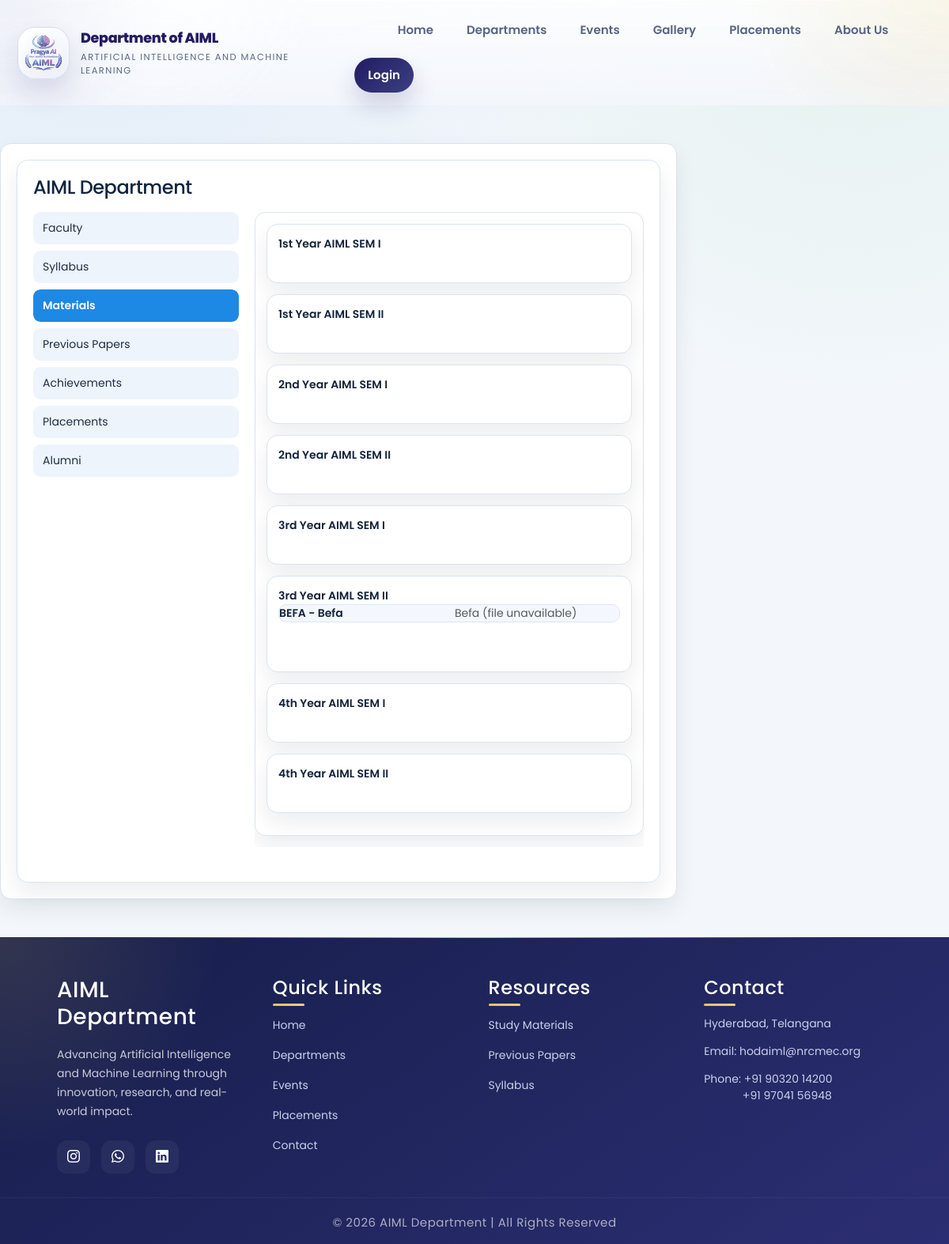
Page /public/pages/Academics/materials.php on the committed database.
### tables this page shows
CREATE TABLE `class` (
  `id` int(11) NOT NULL,
  `class_code` varchar(500) NOT NULL,
  `class_name` varchar(500) NOT NULL
);

CREATE TABLE `subjects` (
  `id` int(11) NOT NULL,
  `sub_code` varchar(500) NOT NULL,
  `sub_name` varchar(500) NOT NULL,
  `class_id` int(11) NOT NULL,
  `batch_id` int(11) NOT NULL DEFAULT 0
);

CREATE TABLE `materials` (
  `id` int(11) NOT NULL,
  `sub_id` varchar(500) NOT NULL,
  `material_name` varchar(500) NOT NULL,
  `mater_file` varchar(500) NOT NULL
);

### libraries/mysql.class.php (called while the page is built, shortened)
<?php
class DataBasePDO
{
	private static $hostname	=  DB_SERVER;
	private static $username	=  DB_USER;
	private static $password	=  DB_PASS;
	private static $dbname		=  DB_DATABASE;
	private static $instance 	= FALSE;
	private $db;
	public $fetch_mode 			= PDO::FETCH_ASSOC;
	private $last_statement		= NULL;
 	public function __construct($connect = true, $dataBase = null, $server = null,$userName = null, $passWord = null){
			$this->db = self::$instance;
 			return self::$instance;
 	}
	public function connectToDB(){
			$dns='mysql:host='.self::$hostname.';dbname='.self::$dbname;
	    	self::$instance = new PDO($dns, self::$username, self::$password);
	    	self::$instance->setAttribute(PDO::ATTR_ERRMODE, PDO::ERRMODE_EXCEPTION);
	    	self::$instance->setAttribute(PDO::ATTR_DEFAULT_FETCH_MODE, PDO::FETCH_ASSOC);
	    	$this->db = self::$instance;
	}
	public function executeQuery($sqlQuery = NULL){
			try {
				$this->affected_row = $this->db->exec($sqlQuery);
				return $this->affected_row;
			}
			catch (PDOException $e){
				$this->logDatabaseError($e);
				return false;
			}
	}
	public function getOnePrepared($sqlQuery = NULL, $params = array()){
			if (!$this->internalPreparedQuery($sqlQuery, $params)){
				return false;
			}
			$result = $this->last_statement->fetch();
			return $result;
	}
	public function getAllResults($sqlQuery = NULL){
			if (!$this->internalQuery($sqlQuery)){
				return array();
			}
			$result = $this->last_statement->fetchAll();
			return $result;
	}
	public function internalQuery($sqlQuery = NULL){
			try {
				$stmt = $this->db->query($sqlQuery);
				$stmt->setFetchMode($this->fetch_mode);
				$this->last_statement = $stmt;
				return TRUE;
			}
			catch (PDOException $e){
				$this->logDatabaseError($e);
				return false;
			}
	}
	public function internalPreparedQuery($sqlQuery = NULL, $params = array()){
			try {
				$stmt = $this->db->prepare($sqlQuery);
				$stmt->execute($params);
				$stmt->setFetchMode($this->fetch_mode);
				$this->last_statement = $stmt;
				return TRUE;
			}
			catch (PDOException $e){
				$this->logDatabaseError($e);
				return false;
			}
	}
}
?>

### libraries/functions.class.php (called while the page is built, shortened)
<?php
	include_once("mysql.class.php");
 	class DataFunctions {
 		public $dbObj;
 		public function __construct(){
 			$this->dbObj = new DataBasePDO();
			try { $this->ensureAdminSchema(); } catch (Exception $e) {}
			try { $this->ensureModernAuthSchema(); } catch (Exception $e) {}
			try { $this->ensureStaffAuthSchema(); } catch (Exception $e) {}
			try { $this->ensureEventSchema(); } catch (Exception $e) {}
 		}
	private function assertSafeIdentifier($identifier){
		$identifier = trim((string)$identifier);
		return $identifier;
	}
	private function ensureUsersRoleSchema(){
		$usersTable = $this->assertSafeIdentifier(TB_USERS);
		if ($this->tableHasColumn($usersTable, 'role')) {
			return;
		}
		$this->dbObj->executeQuery("ALTER TABLE `".$usersTable."` ADD COLUMN `role` ENUM('student','alumni','admin') NOT NULL DEFAULT 'student'");
		$this->dbObj->executeQuery('CREATE INDEX `idx_users_role` ON `'.$usersTable.'` (`role`)');
	}
	private function ensureModernAuthSchema(){
		$this->ensureColumnDefinition(ADMIN_TABLE, 'last_access', "timestamp NULL DEFAULT NULL COMMENT 'customer login time and date is stored'");
		$this->ensureColumnDefinition(TB_USERS, 'password', "varchar(255) NOT NULL COMMENT 'user password is stored'");
		$this->ensureColumnDefinition(ADMIN_TABLE, 'password', "varchar(255) NOT NULL COMMENT 'customer password is stored'");
		$this->ensureColumnDefinition(TB_USERS, 'address', "varchar(255) NOT NULL COMMENT 'user address is stored'");
		$this->ensureColumnDefinition(ADMIN_TABLE, 'address', "varchar(255) NOT NULL COMMENT 'customer address is stored'");
	}
	private function ensureStaffAuthSchema(){
		$table = $this->assertSafeIdentifier(TB_STAFF);
		$idColumn = $this->dbObj->getOnePrepared(
			"SELECT COLUMN_KEY, EXTRA
			 FROM information_schema.COLUMNS
			 WHERE TABLE_SCHEMA = DATABASE()
			   AND TABLE_NAME = :table_name
			   AND COLUMN_NAME = 'id'
			 LIMIT 1",
			array(':table_name' => $table)
		);
		if (!empty($idColumn)) {
			$columnKey = strtoupper((string)($idColumn['COLUMN_KEY'] ?? ''));
			$extra = strtolower((string)($idColumn['EXTRA'] ?? ''));
			if ($columnKey === 'PRI' && strpos($extra, 'auto_increment') === false) {
				$this->dbObj->executeQuery('ALTER TABLE `'.$table.'` MODIFY `id` int(11) NOT NULL AUTO_INCREMENT');
			}
		}
		$columnCheck = $this->dbObj->getAllResults('SHOW COLUMNS FROM `'.$table.'` LIKE "password"');
		if (empty($columnCheck)) {
			$this->dbObj->executeQuery('ALTER TABLE `'.$table.'` ADD COLUMN `password` varchar(255) NOT NULL DEFAULT "" AFTER `e_mail`');
		} else {
			$this->ensureColumnDefinition($table, 'password', "varchar(255) NOT NULL DEFAULT ''");
		}
	}
	private function ensureAdminSchema(){
		$table = $this->assertSafeIdentifier(ADMIN_TABLE);
		try {
			$this->dbObj->executeQuery(
				"UPDATE `".$table."`
				 SET `last_access` = NULL
				 WHERE CAST(`last_access` AS CHAR(19)) = '0000-00-00 00:00:00'"
			);
		} catch (Exception $e) {}
		$this->ensureColumnDefinition($table, 'last_access', "timestamp NULL DEFAULT NULL COMMENT 'customer login time and date is stored'");
		$this->ensurePrimaryAutoIncrementId($table);
	}
	private function ensureAchievementsSchema(){
		$table = $this->assertSafeIdentifier(TB_ACHIEVEMENTS);
		$this->dbObj->executeQuery(
			'CREATE TABLE IF NOT EXISTS `'.$table.'` (
				`id` int(11) NOT NULL AUTO_INCREMENT,
				`category_id` tinyint(4) NOT NULL,
				`achievement_desc` blob NOT NULL,
				PRIMARY KEY (`id`)
			) ENGINE=InnoDB DEFAULT CHARSET=latin1'
		);
	}
	private function ensureGallerySchema(){
		$categoryTable = $this->assertSafeIdentifier(TB_GALLERY_CATEGORY);
		$createSql = "CREATE TABLE IF NOT EXISTS `".$categoryTable."` (
			`id` int(11) NOT NULL AUTO_INCREMENT,
			`category_name` varchar(500) NOT NULL,
			`linked_event_id` int(11) DEFAULT NULL,
			`sort_order` int(11) NOT NULL DEFAULT 0,
			`is_active` tinyint(4) NOT NULL DEFAULT 1,
			PRIMARY KEY (`id`)
		) ENGINE=InnoDB DEFAULT CHARSET=latin1";
		$this->dbObj->executeQuery($createSql);
	}
	private function ensureEventSchema(){
		$eventTypesTable = $this->assertSafeIdentifier(TB_EVENT_TYPES);
		$eventsTable = $this->assertSafeIdentifier(TB_EVENTS);
		$this->dbObj->executeQuery(
			'CREATE TABLE IF NOT EXISTS `'.$eventTypesTable.'` (
				`id` int(11) NOT NULL AUTO_INCREMENT,
				`event_type` varchar(255) NOT NULL,
				PRIMARY KEY (`id`)
			) ENGINE=InnoDB DEFAULT CHARSET=latin1'
		);
		$this->dbObj->executeQuery(
			'CREATE TABLE IF NOT EXISTS `'.$eventsTable.'` (
				`id` int(11) NOT NULL AUTO_INCREMENT,
				`event_type_id` int(11) NOT NULL DEFAULT 0,
				`event_name` varchar(255) NOT NULL DEFAULT \'\',
				`event_desc` text NOT NULL,
				`event_address` text NOT NULL,
				`event_date` date NOT NULL,
				`reg_frm_date` date NULL DEFAULT NULL,
				`reg_to_date` date NULL DEFAULT NULL,
				`is_registration` tinyint(1) NOT NULL DEFAULT 0,
				PRIMARY KEY (`id`)
			) ENGINE=InnoDB DEFAULT CHARSET=latin1'
		);
		$this->ensurePrimaryAutoIncrementId($eventTypesTable);
	}
	private function ensurePrimaryAutoIncrementId($table){
		$table = $this->assertSafeIdentifier($table);
		$idColumn = $this->dbObj->getOnePrepared(
			"SELECT COLUMN_KEY, EXTRA
			 FROM information_schema.COLUMNS
			 WHERE TABLE_SCHEMA = DATABASE()
			   AND TABLE_NAME = :table_name
			   AND COLUMN_NAME = 'id'
			 LIMIT 1",
			array(':table_name' => $table)
		);
		$columnKey = strtoupper((string)($idColumn['COLUMN_KEY'] ?? ''));
		$extra = strtolower((string)($idColumn['EXTRA'] ?? ''));
		if ($columnKey !== 'PRI') {
			$primaryKey = $this->dbObj->getAllResults('SHOW INDEX FROM `'.$table.'` WHERE Key_name = "PRIMARY"');
			if (empty($primaryKey)) {
				$this->dbObj->executeQuery('ALTER TABLE `'.$table.'` ADD PRIMARY KEY (`id`)');
			}
		}
		if (strpos($extra, 'auto_increment') === false) {
			$this->dbObj->executeQuery('ALTER TABLE `'.$table.'` MODIFY `id` int(11) NOT NULL AUTO_INCREMENT');
		}
	}
	private function ensurePlacementsSchema(){
		$table = $this->assertSafeIdentifier(TB_PLACEMENTS);
		$statsTable = $this->assertSafeIdentifier(TB_PLACEMENT_STATS);
		$this->dbObj->executeQuery(
			'CREATE TABLE IF NOT EXISTS `'.$table.'` (
				`id` int(11) NOT NULL AUTO_INCREMENT,
				`category_id` tinyint(4) NOT NULL,
				`placement_desc` blob NOT NULL,
				PRIMARY KEY (`id`)
			) ENGINE=InnoDB DEFAULT CHARSET=latin1'
		);
		$this->dbObj->executeQuery(
			'CREATE TABLE IF NOT EXISTS `'.$statsTable.'` (
				`id` int(11) NOT NULL AUTO_INCREMENT,
				`students_placed` varchar(50) NOT NULL DEFAULT \'\',
				`companies_visited` varchar(50) NOT NULL DEFAULT \'\',
				`highest_package` varchar(50) NOT NULL DEFAULT \'\',
				`average_package` varchar(50) NOT NULL DEFAULT \'\',
				`updated_at` timestamp NOT NULL DEFAULT CURRENT_TIMESTAMP ON UPDATE CURRENT_TIMESTAMP,
				PRIMARY KEY (`id`)
			) ENGINE=InnoDB DEFAULT CHARSET=latin1'
		);
	}
	private function tableHasColumn($table, $columnName){
		$table = $this->assertSafeIdentifier($table);
		$columnName = $this->assertSafeIdentifier($columnName);
		$result = $this->dbObj->getAllResults('SHOW COLUMNS FROM `'.$table.'` LIKE "'.$columnName.'"');
		return !empty($result);
	}
	private function ensureColumnDefinition($table, $columnName, $definition){
		$table = $this->assertSafeIdentifier($table);
		$columnName = $this->assertSafeIdentifier($columnName);
		$definition = trim((string)$definition);
		$checkSql = "SELECT COLUMN_TYPE, IS_NULLABLE, COLUMN_DEFAULT
					 FROM information_schema.COLUMNS
					 WHERE TABLE_SCHEMA = DATABASE()
					   AND TABLE_NAME = :table_name
					   AND COLUMN_NAME = :column_name
					 LIMIT 1";
		$result = $this->dbObj->getOnePrepared($checkSql, array(
			':table_name' => $table,
			':column_name' => $columnName
		));
		$currentType = strtolower((string)($result['COLUMN_TYPE'] ?? ''));
		if ($columnName === 'password' && strpos($currentType, 'varchar(255)') !== false) {
			return;
		}
		if ($columnName === 'address' && preg_match('/varchar\((\d+)\)/', $currentType, $matches) && (int)$matches[1] >= 255) {
			return;
		}
		$alterSql = "ALTER TABLE `".$table."` MODIFY `".$columnName."` ".$definition;
		$this->dbObj->executeQuery($alterSql);
	}
}

### public/pages/Academics/materials.php (the view, shortened to what this page needs)
<?php
include_once(INCLUDES_PATH . '/header.php');
require_once(LIB_PATH . '/functions.class.php');
$fcObj = new DataFunctions();
$tbClass = TB_CLASS;
$tbSubjects = TB_SUBJECTS;
$tbMaterails = TB_MATERAILS;
$batchId = 0;
$onlyClassId = 0;
$onlyClassName = '';
if ($onlyClassId > 0) {
    $classes = array(array('id' => $onlyClassId, 'class_name' => $onlyClassName));
} else {
    $classes = $fcObj->getClassesWOPO($tbClass);
}
$classesCnt = sizeof($classes);
$subjects = array();
$materials = array();
for ($i = 0; $i < $classesCnt; $i++) {
    $classId = (int)$classes[$i]['id'];
    $subjects[$i] = $fcObj->getSubjectsForClass($tbSubjects, $classId, $batchId);
    $subjCnt = sizeof($subjects[$i]);
    for ($j = 0; $j < $subjCnt; $j++) {
        $subjId = (int)$subjects[$i][$j]['id'];
        $materials[$i][$j] = $fcObj->getMaterialsForSubj($tbMaterails, $subjId);
    }
}
?>
 <div class="box1">
        <div class="wrapper">
          <article class="col1">
				<div id="index_cont">
				<div id="content">
					<div class="post">
						<span class="alignCenter">
							<h4>AIML Department </h4>
						</span>
					</div>
					<div id='content_left' class='content_left'>
						<?php
							include_once('departleftnav.php');
						?>
					</div>
					<div id='content_right' class='content_right'>
						<div class="comteeMem">
							<?php
								for($i=0; $i< $classesCnt; $i++){
							?>
								<div class="materialDet">
									<div class="classHeader">
										<div class='className'>
										<?php
											echo $classes[$i]['class_name'];
										?>
										</div>
									</div>
									<?php
										$subjCnt	= sizeof( $subjects[$i] );
										for($j=0; $j< $subjCnt; $j++){
									?>
										<div  class="subjHeader">
											<div class='subjName'>
												<?php
													$code = trim((string)($subjects[$i][$j]['sub_code'] ?? ''));
													$name = trim((string)($subjects[$i][$j]['sub_name'] ?? ''));
													echo htmlspecialchars($name !== '' ? ($code . ' - ' . $name) : $code, ENT_QUOTES, 'UTF-8');
												?>
											</div>
											<div class='subjMaterials'>
												<?php
													$materCnt	= sizeof($materials[$i][$j]);
													for( $k=0;$k<$materCnt;$k++){
														?>
															<div class="materailNames">
																<?php
																	$materialFile = trim((string)$materials[$i][$j][$k]['mater_file']);
																	$materialPath = ROOT_PATH . '/public/uploads/materials/' . $materialFile;
																	$isValidMaterial = preg_match('/^[A-Za-z0-9 ._()\\-]+$/', $materialFile) === 1;
																?>
																<?php if ($materialFile !== '' && $isValidMaterial && file_exists($materialPath)) { ?>
																	<a href="<?php echo BASE_URL; ?>/public/uploads/materials/<?php echo rawurlencode($materialFile); ?>" target="_blank">
																	<?php
																		echo $materials[$i][$j][$k]['material_name'];
																	?>
																	</a>
																<?php } else { ?>
																	<span class="text-muted"><?php echo $materials[$i][$j][$k]['material_name']; ?> (file unavailable)</span>
																<?php } ?>
															</div>
														<?php
													}
												?>
											</div>
										</div>
										<br class="clearfix" />
									<?php
										}
									?>
									<br class="clearfix" />
									</div>
							<?php
								}
							?>
						</div>
					</div>
					<br class="clearfix" />
				</div>
					</article>
</div>
</div>
<?php include_once(INCLUDES_PATH . '/footer.php'); ?>

### rows in the picture
class: class_name "1st Year AIML SEM I"
class: class_name "1st Year AIML SEM II"
class: class_name "2nd Year AIML SEM I"
class: class_name "2nd Year AIML SEM II"
class: class_name "3rd Year AIML SEM I"
class: class_name "3rd Year AIML SEM II"
subjects: sub_name+sub_code "BEFA - Befa"
materials: material_name "Befa"
class: class_name "4th Year AIML SEM I"
class: class_name "4th Year AIML SEM II"
